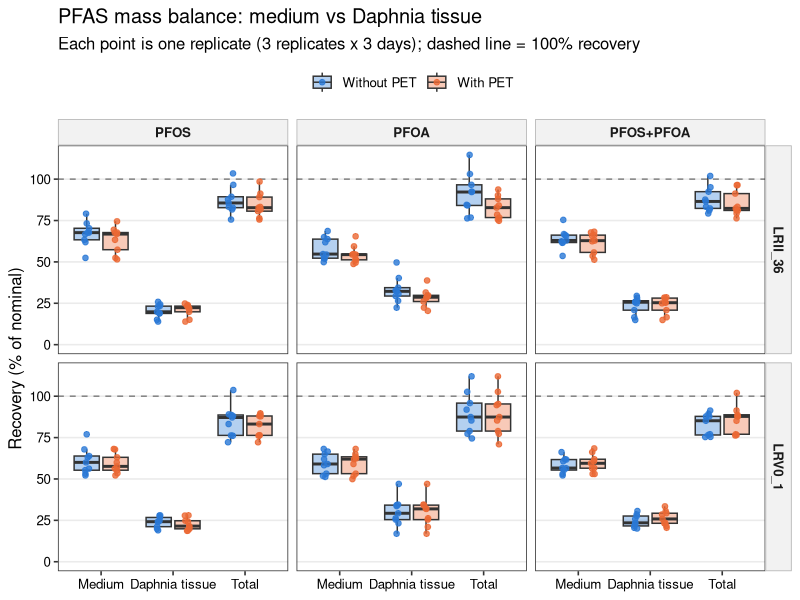
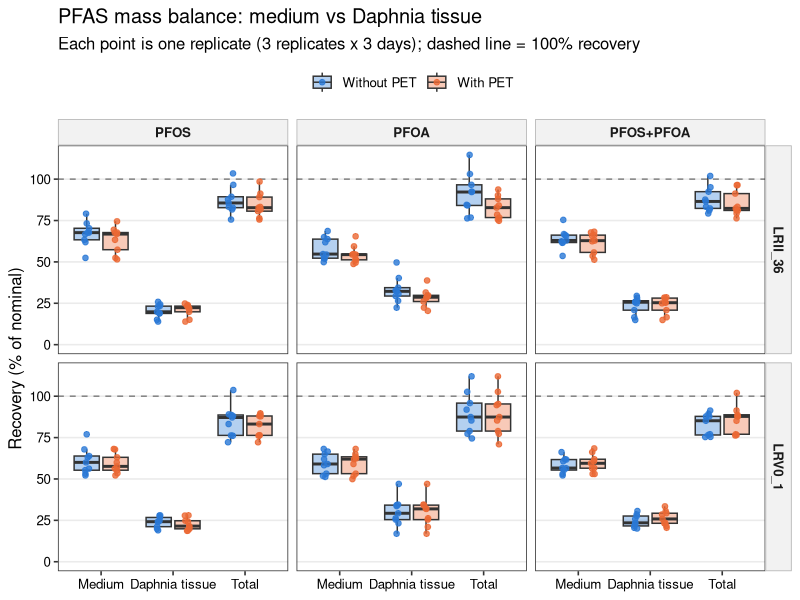
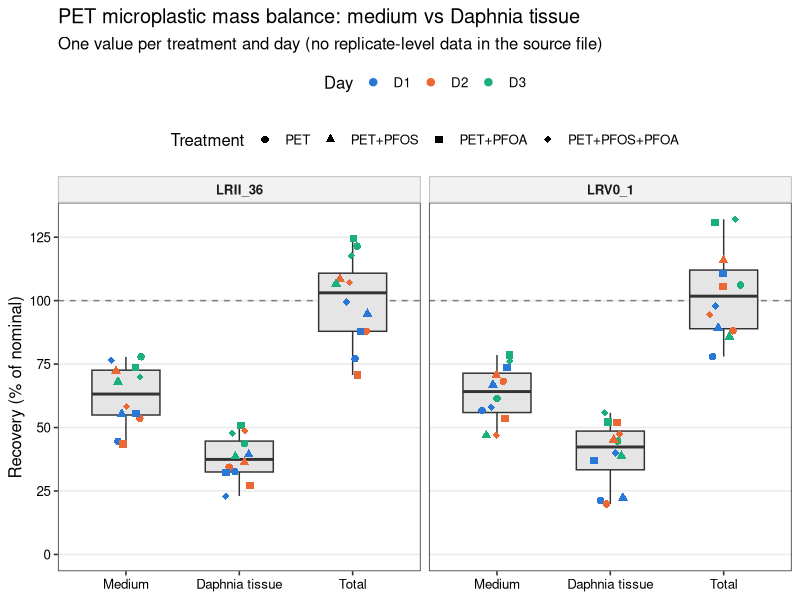
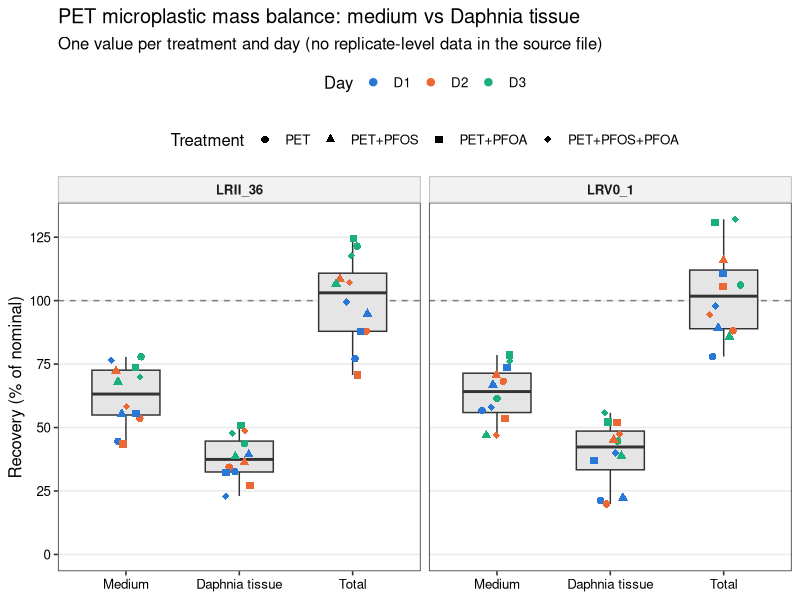
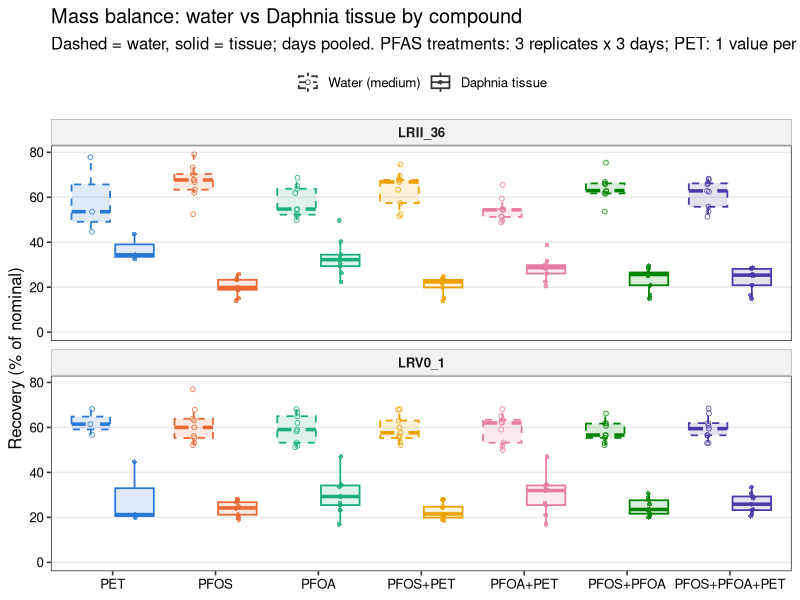
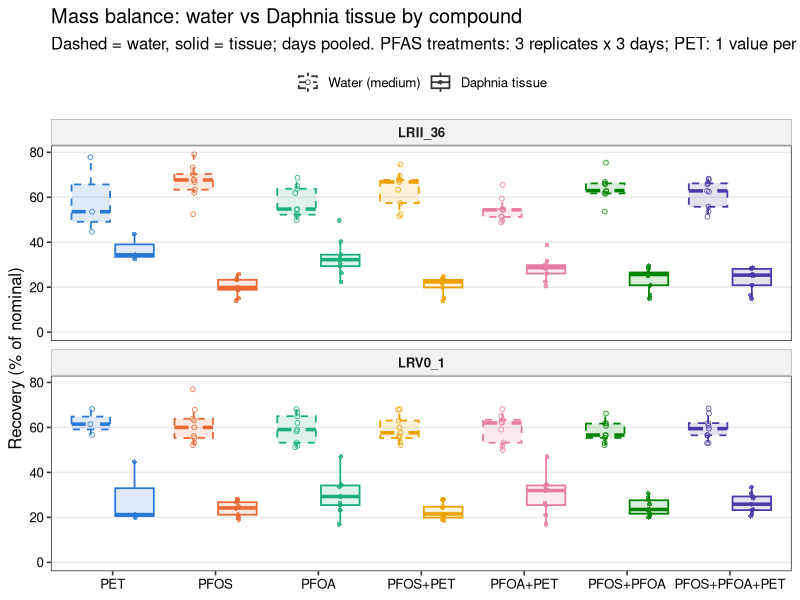
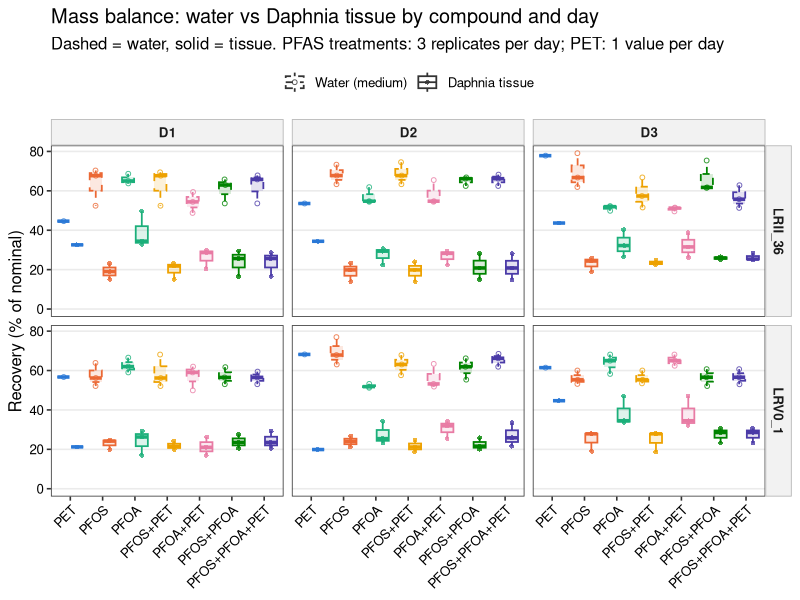
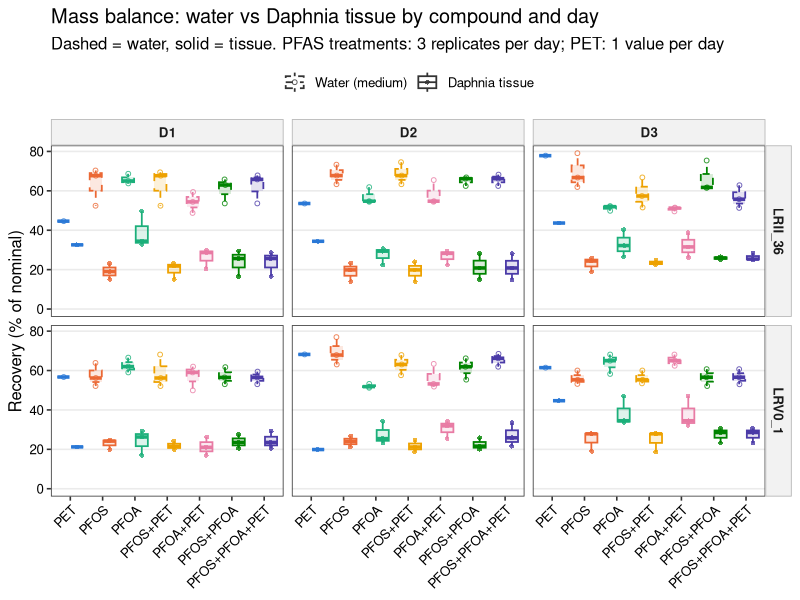

Source code (R) for these figures, in order:
# Mass balance and removal efficiency: tidy the raw data, cross-check the
# condensed supplementary tables, and draw box plots.
#
# Inputs (repo root):
#   Mass Balance individual data points_PFAS_final.xlsx   PFAS + MP recovery (% of nominal)
#   As_massbalance.xlsx                                    Arsenic in water and Daphnia tissue
#   Abdullahi_etal_Table S2- individual chemicals raw.xlsx Final water concentrations
#   Abdullahi_etal_Table S3- individual chemicals removal efficiency.xlsx
#
# Outputs: mass_balance/output/*.csv and mass_balance/output/figures/*.{pdf,png}
#
# Run from the repo root:  Rscript mass_balance/mass_balance_plots.R

library(readxl)
library(dplyr)
library(tidyr)
library(ggplot2)

out_dir <- file.path("mass_balance", "output")
fig_dir <- file.path(out_dir, "figures")
dir.create(fig_dir, recursive = TRUE, showWarnings = FALSE)

day_cols  <- c(D1 = "#2a78d6", D2 = "#eb6834", D3 = "#1baf7a")
pair_cols <- c("#2a78d6", "#eb6834")

# Arsenic tissue values are concentrations in the digested Daphnia samples
# (ug/L of digest; the "ng/L" header in As_massbalance.xlsx is wrong).
# Daphnia were not weighed, so no per-mass unit is possible.
tissue_unit <- "\u00b5g/L in digest"
# Recalled by the experimenter, not recorded in the data files: used only to
# add per-sample and per-individual columns to the matched arsenic table.
digest_volume_L    <- 0.001  # 1 mL digest
daphnia_per_sample <- 10

theme_mb <- theme_bw(base_size = 12) +
  theme(panel.grid.minor = element_blank(),
        panel.grid.major.x = element_blank(),
        strip.background = element_rect(fill = "grey95", colour = "grey70"),
        strip.text = element_text(face = "bold"),
        axis.text = element_text(colour = "black"),
        legend.position = "top")

save_fig <- function(p, name, w, h) {
  ggsave(file.path(fig_dir, paste0(name, ".pdf")), p, width = w, height = h)
  ggsave(file.path(fig_dir, paste0(name, ".png")), p, width = w, height = h, dpi = 300)
}

# ---------------------------------------------------------------------------
# 1. PFAS mass balance (individual replicates)
# ---------------------------------------------------------------------------
# Each block is a header row followed by 3 days x 3 replicates.
# Column groups: A-D (PFOS), G-J (PFOA), M-P (PFOS+PFOA); label, Medium, Tissue, Sum.
pfas_raw <- read_excel("Mass Balance individual data points_PFAS_final.xlsx",
                       sheet = "PFAS", col_names = FALSE, range = "A1:P43",
                       .name_repair = "minimal")

pfas_blocks <- expand.grid(header_row = c(2, 13, 24, 34), first_col = c(1, 7, 13))

pfas <- bind_rows(lapply(seq_len(nrow(pfas_blocks)), function(i) {
  hr <- pfas_blocks$header_row[i]
  fc <- pfas_blocks$first_col[i]
  label <- as.character(pfas_raw[[fc]][hr])
  rows <- hr + 1:9
  tibble(
    block     = label,
    Day       = rep(c("D1", "D2", "D3"), each = 3),
    Replicate = rep(1:3, times = 3),
    Medium    = as.numeric(pfas_raw[[fc + 1]][rows]),
    Daphnia   = as.numeric(pfas_raw[[fc + 2]][rows])
  )
})) %>%
  mutate(
    Total    = Medium + Daphnia,
    PET      = ifelse(grepl("PET", block), "With PET", "Without PET"),
    Exposure = sub("_.*$", "", gsub("\\+PET", "", block)),
    Exposure = factor(Exposure, levels = c("PFOS", "PFOA", "PFOS+PFOA")),
    Genotype = ifelse(grepl("LRV", block), "LRV0_1", "LRII_36"),
    PET      = factor(PET, levels = c("Without PET", "With PET"))
  ) %>%
  select(Genotype, Exposure, PET, Day, Replicate, Medium, Daphnia, Total, block)

write.csv(pfas, file.path(out_dir, "pfas_mass_balance_tidy.csv"), row.names = FALSE)

pfas_long <- pfas %>%
  pivot_longer(c(Medium, Daphnia, Total), names_to = "Compartment", values_to = "Recovery") %>%
  mutate(Compartment = factor(Compartment, levels = c("Medium", "Daphnia", "Total"),
                              labels = c("Medium", "Daphnia tissue", "Total")))

p_pfas <- ggplot(pfas_long, aes(Compartment, Recovery, fill = PET)) +
  geom_hline(yintercept = 100, linetype = "dashed", colour = "grey50") +
  geom_boxplot(outlier.shape = NA, alpha = 0.35, width = 0.7,
               position = position_dodge(width = 0.8)) +
  geom_point(aes(colour = PET), size = 1.6, alpha = 0.8,
             position = position_jitterdodge(jitter.width = 0.15, dodge.width = 0.8, seed = 1)) +
  facet_grid(Genotype ~ Exposure) +
  scale_fill_manual(values = pair_cols, name = NULL) +
  scale_colour_manual(values = pair_cols, name = NULL) +
  scale_y_continuous(limits = c(0, NA), breaks = seq(0, 125, 25)) +
  labs(x = NULL, y = "Recovery (% of nominal)",
       title = "PFAS mass balance: medium vs Daphnia tissue",
       subtitle = "Each point is one replicate (3 replicates x 3 days); dashed line = 100% recovery") +
  theme_mb
save_fig(p_pfas, "Fig_PFAS_mass_balance_boxplot", 10, 7)

# ---------------------------------------------------------------------------
# 2. Microplastic (PET) mass balance: only one value per day per treatment
# ---------------------------------------------------------------------------
mp_raw <- read_excel("Mass Balance individual data points_PFAS_final.xlsx",
                     sheet = "MPs", col_names = FALSE, range = "A1:X20",
                     .name_repair = "minimal")

mp_blocks <- expand.grid(title_row = c(2, 8), first_col = c(2, 8, 14, 20))
mp_treat  <- c(`2` = "PET", `8` = "PET+PFOS", `14` = "PET+PFOA", `20` = "PET+PFOS+PFOA")

mp <- bind_rows(lapply(seq_len(nrow(mp_blocks)), function(i) {
  tr <- mp_blocks$title_row[i]
  fc <- mp_blocks$first_col[i]
  rows <- tr + 2:4
  tibble(
    Genotype  = ifelse(tr == 2, "LRII_36", "LRV0_1"),
    Treatment = mp_treat[[as.character(fc)]],
    Day       = c("D1", "D2", "D3"),
    Medium    = as.numeric(mp_raw[[fc + 1]][rows]),
    Daphnia   = as.numeric(mp_raw[[fc + 2]][rows])
  )
})) %>%
  mutate(Total = Medium + Daphnia,
         Treatment = factor(Treatment, levels = mp_treat))

write.csv(mp, file.path(out_dir, "mp_mass_balance_tidy.csv"), row.names = FALSE)

mp_long <- mp %>%
  pivot_longer(c(Medium, Daphnia, Total), names_to = "Compartment", values_to = "Recovery") %>%
  mutate(Compartment = factor(Compartment, levels = c("Medium", "Daphnia", "Total"),
                              labels = c("Medium", "Daphnia tissue", "Total")))

p_mp <- ggplot(mp_long, aes(Compartment, Recovery)) +
  geom_hline(yintercept = 100, linetype = "dashed", colour = "grey50") +
  geom_boxplot(outlier.shape = NA, fill = "grey90", width = 0.6) +
  geom_point(aes(colour = Day, shape = Treatment), size = 2.2,
             position = position_jitter(width = 0.15, seed = 1)) +
  facet_wrap(~ Genotype) +
  scale_colour_manual(values = day_cols) +
  scale_shape_manual(values = c(16, 17, 15, 18)) +
  scale_y_continuous(limits = c(0, NA), breaks = seq(0, 125, 25)) +
  labs(x = NULL, y = "Recovery (% of nominal)",
       title = "PET microplastic mass balance: medium vs Daphnia tissue",
       subtitle = "One value per treatment and day (no replicate-level data in the source file)") +
  theme_mb + theme(legend.box = "vertical")
save_fig(p_mp, "Fig_MP_mass_balance_boxplot", 9, 6)

# ---------------------------------------------------------------------------
# 2b. Combined mass balance: water (dashed) and tissue (solid) in one panel,
#     one colour per compound. PFAS treatments are PFAS recovery (3 replicates
#     x 3 days); PET alone is PET recovery (one value per day).
# ---------------------------------------------------------------------------
compound_levels <- c("PET", "PFOS", "PFOA", "PFOS+PET", "PFOA+PET", "PFOS+PFOA", "PFOS+PFOA+PET")
compound_cols <- setNames(c("#2a78d6", "#eb6834", "#1baf7a", "#eda100",
                            "#e87ba4", "#008300", "#4a3aa7"), compound_levels)

combined <- bind_rows(
  pfas %>% transmute(Genotype, Day, Replicate,
                     Compound = ifelse(PET == "With PET", paste0(Exposure, "+PET"),
                                       as.character(Exposure)),
                     Medium, Daphnia),
  mp %>% filter(Treatment == "PET") %>%
    transmute(Genotype, Day, Replicate = 1L, Compound = "PET", Medium, Daphnia)
) %>%
  pivot_longer(c(Medium, Daphnia), names_to = "Compartment", values_to = "Recovery") %>%
  mutate(Compound = factor(Compound, levels = compound_levels),
         Compartment = factor(Compartment, levels = c("Medium", "Daphnia"),
                              labels = c("Water (medium)", "Daphnia tissue")))

write.csv(combined, file.path(out_dir, "mass_balance_water_tissue_combined.csv"), row.names = FALSE)

p_combined <- ggplot(combined, aes(Compound, Recovery,
                                   colour = Compound, fill = Compound,
                                   linetype = Compartment,
                                   group = interaction(Compound, Compartment))) +
  geom_boxplot(outlier.shape = NA, alpha = 0.15, linewidth = 0.6, width = 0.75,
               position = position_dodge(width = 0.85)) +
  geom_point(aes(shape = Compartment), size = 1.3, alpha = 0.8,
             position = position_jitterdodge(jitter.width = 0.15, dodge.width = 0.85, seed = 1)) +
  facet_wrap(~ Genotype, ncol = 1) +
  scale_colour_manual(values = compound_cols, guide = "none") +
  scale_fill_manual(values = compound_cols, guide = "none") +
  scale_linetype_manual(values = c("Water (medium)" = "dashed", "Daphnia tissue" = "solid"),
                        name = NULL) +
  scale_shape_manual(values = c("Water (medium)" = 1, "Daphnia tissue" = 16), name = NULL) +
  scale_y_continuous(limits = c(0, NA), breaks = seq(0, 100, 20)) +
  guides(linetype = guide_legend(override.aes = list(colour = "grey20", fill = NA))) +
  labs(x = NULL, y = "Recovery (% of nominal)",
       title = "Mass balance: water vs Daphnia tissue by compound",
       subtitle = "Dashed = water, solid = tissue; days pooled. PFAS treatments: 3 replicates x 3 days; PET: 1 value per day") +
  theme_mb
save_fig(p_combined, "Fig_mass_balance_water_tissue_combined", 11, 7.5)

# Same plot split by day: 3 replicates per PFAS box, a single value for PET.
p_combined_day <- p_combined +
  facet_grid(Genotype ~ Day) +
  labs(title = "Mass balance: water vs Daphnia tissue by compound and day",
       subtitle = "Dashed = water, solid = tissue. PFAS treatments: 3 replicates per day; PET: 1 value per day") +
  theme(axis.text.x = element_text(angle = 45, hjust = 1))
save_fig(p_combined_day, "Fig_mass_balance_water_tissue_by_day", 15, 8)

# Bar plot versions: mean +/- SD with individual values overlaid.
# PET by day has a single value, so it has no error bar.
summarise_recovery <- function(d, ...) {
  d %>%
    group_by(Genotype, Compound, Compartment, ...) %>%
    summarise(n = n(), Mean = mean(Recovery),
              SD = if (n() > 1) sd(Recovery) else NA_real_, .groups = "drop")
}

bar_plot <- function(summary_df, points_df, title, subtitle) {
  dodge <- position_dodge(width = 0.85)
  ggplot(summary_df, aes(Compound, Mean, fill = Compound, colour = Compound,
                         linetype = Compartment, alpha = Compartment,
                         group = interaction(Compound, Compartment))) +
    geom_col(position = dodge, width = 0.8, linewidth = 0.6) +
    geom_errorbar(aes(ymin = Mean - SD, ymax = Mean + SD), position = dodge,
                  width = 0.25, linewidth = 0.5, linetype = "solid", alpha = 1,
                  colour = "grey20", na.rm = TRUE) +
    geom_point(data = points_df,
               aes(x = Compound, y = Recovery, shape = Compartment,
                   group = interaction(Compound, Compartment)),
               inherit.aes = FALSE, colour = "grey25", size = 0.9, alpha = 0.6,
               position = position_jitterdodge(jitter.width = 0.12, dodge.width = 0.85, seed = 1),
               show.legend = FALSE) +
    scale_fill_manual(values = compound_cols, guide = "none") +
    scale_colour_manual(values = compound_cols, guide = "none") +
    scale_shape_manual(values = c(16, 16), guide = "none") +
    scale_alpha_manual(values = c("Water (medium)" = 0.3, "Daphnia tissue" = 0.85), name = NULL) +
    scale_linetype_manual(values = c("Water (medium)" = "dashed", "Daphnia tissue" = "solid"),
                          name = NULL) +
    scale_y_continuous(limits = c(0, NA), breaks = seq(0, 100, 20), expand = expansion(mult = c(0, 0.05))) +
    guides(linetype = guide_legend(override.aes = list(colour = "grey20", fill = "grey60",
                                                       alpha = c(0.3, 0.85))),
           alpha = "none") +
    labs(x = NULL, y = "Recovery (% of nominal; bars = mean, error bars = SD)", title = title, subtitle = subtitle) +
    theme_mb
}

combined_mean <- summarise_recovery(combined)
combined_mean_day <- summarise_recovery(combined, Day)
write.csv(combined_mean, file.path(out_dir, "mass_balance_water_tissue_mean_sd.csv"), row.names = FALSE)
write.csv(combined_mean_day, file.path(out_dir, "mass_balance_water_tissue_mean_sd_by_day.csv"), row.names = FALSE)

p_bar <- bar_plot(combined_mean, combined,
                  "Mass balance: water vs Daphnia tissue by compound",
                  "Bars = mean, error bars = SD; dashed = water, solid = tissue; days pooled. PFAS: n = 9 (3 replicates x 3 days); PET: n = 3 (1 per day)") +
  facet_wrap(~ Genotype, ncol = 1)
save_fig(p_bar, "Fig_mass_balance_water_tissue_barplot", 11, 7.5)

p_bar_day <- bar_plot(combined_mean_day, combined,
                      "Mass balance: water vs Daphnia tissue by compound and day",
                      "Bars = mean, error bars = SD; dashed = water, solid = tissue. PFAS: n = 3 per day; PET: n = 1 per day (no error bar)") +
  facet_grid(Genotype ~ Day) +
  theme(axis.text.x = element_text(angle = 45, hjust = 1))
save_fig(p_bar_day, "Fig_mass_balance_water_tissue_barplot_by_day", 15, 8)

# ---------------------------------------------------------------------------
# 3. Removal efficiency of individual chemicals (recomputed from Table S2 raw)
# ---------------------------------------------------------------------------
chem_raw <- read_excel("Abdullahi_etal_Table S2- individual chemicals raw.xlsx",
                       sheet = "individual chemicals")
names(chem_raw) <- c("Genotype", "Replicate", "Day", "PFOS", "Diclofenac", "Atrazine", "Arsenic")

chem_long <- chem_raw %>%
  pivot_longer(PFOS:Arsenic, names_to = "Chemical", values_to = "Conc")

# Initial concentration = mean of the no-Daphnia controls on the same day
# (this reproduces the IC column of Table S3).
ic <- chem_long %>%
  filter(Genotype == "Control") %>%
  group_by(Chemical, Day) %>%
  summarise(IC = mean(Conc), .groups = "drop")

removal <- chem_long %>%
  filter(Genotype != "Control") %>%
  left_join(ic, by = c("Chemical", "Day")) %>%
  mutate(RE = (IC - Conc) / IC * 100,
         Chemical = factor(Chemical, levels = c("PFOS", "Diclofenac", "Atrazine", "Arsenic")))

write.csv(removal, file.path(out_dir, "removal_efficiency_recomputed.csv"), row.names = FALSE)

# Compare with the published Table S3
s3_raw <- read_excel("Abdullahi_etal_Table S3- individual chemicals removal efficiency.xlsx",
                     col_names = FALSE, skip = 3, .name_repair = "minimal")
s3 <- s3_raw[, 1:15]
names(s3) <- c("Genotype", "Replicate", "Day",
               paste(rep(c("PFOS", "Diclofenac", "Atrazine", "Arsenic"), each = 3),
                     c("IC", "FC", "RE"), sep = "_"))
s3_long <- s3 %>%
  filter(!is.na(Genotype)) %>%
  mutate(across(-c(Genotype, Day), as.numeric)) %>%
  pivot_longer(-c(Genotype, Replicate, Day),
               names_to = c("Chemical", ".value"), names_sep = "_")

s3_check <- removal %>%
  mutate(Chemical = as.character(Chemical)) %>%
  full_join(s3_long, by = c("Genotype", "Replicate", "Day", "Chemical"),
            suffix = c("_raw", "_S3")) %>%
  mutate(status = case_when(
    is.na(FC)                          ~ "missing from Table S3",
    is.na(Conc)                        ~ "missing from raw Table S2",
    abs(Conc - FC) > 0.005             ~ "final concentration differs",
    abs(RE_raw - RE_S3) > 0.5          ~ "RE differs",
    TRUE                               ~ "ok")) %>%
  arrange(status != "ok", Chemical, Genotype, Day, Replicate)

write.csv(s3_check, file.path(out_dir, "check_TableS3_vs_raw.csv"), row.names = FALSE)

p_re <- ggplot(removal, aes(Genotype, RE)) +
  geom_hline(yintercept = 0, colour = "grey60") +
  geom_boxplot(outlier.shape = NA, fill = "grey90", width = 0.6) +
  geom_point(aes(colour = Day), size = 2, position = position_jitter(width = 0.15, seed = 1)) +
  facet_wrap(~ Chemical, nrow = 1) +
  scale_colour_manual(values = day_cols) +
  scale_y_continuous(limits = c(0, 100), breaks = seq(0, 100, 20)) +
  labs(x = NULL, y = "Removal efficiency (%)",
       title = "Removal of individual chemicals from water by Daphnia genotype",
       subtitle = "RE = (control - exposed) / control x 100; 2 replicates x 3 days per genotype") +
  theme_mb + theme(axis.text.x = element_text(angle = 45, hjust = 1))
save_fig(p_re, "Fig_removal_efficiency_boxplot", 11, 5)

# ---------------------------------------------------------------------------
# 4. Arsenic: match water and tissue by genotype, day and replicate
# ---------------------------------------------------------------------------
as_water <- read_excel("As_massbalance.xlsx", sheet = "water")
# The Treatment and Day headers are swapped in the source sheet.
names(as_water) <- c("Replicate", "Genotype", "Day", "Treatment", "Water_ugL")
# DM1900 D1 and D3 have both rows labelled replicate 1; the second row is
# replicate 2 (confirmed against Table S2 raw).
as_water <- as_water %>%
  group_by(Genotype, Day, Treatment) %>%
  mutate(Replicate = row_number()) %>%
  ungroup()

as_tissue <- read_excel("As_massbalance.xlsx", sheet = "tissue")
names(as_tissue) <- c("Replicate", "Genotype", "Day", "Treatment", "Tissue")

as_ic <- as_water %>%
  filter(Genotype == "CONTROL") %>%
  group_by(Day) %>%
  summarise(IC = mean(Water_ugL), .groups = "drop")

as_matched <- as_tissue %>%
  filter(Treatment == "ARSENIC") %>%
  select(Genotype, Day, Replicate, Tissue) %>%
  left_join(as_tissue %>% filter(Treatment == "CONTROL") %>%
              select(Genotype, Day, Replicate, Tissue_control = Tissue),
            by = c("Genotype", "Day", "Replicate")) %>%
  left_join(as_water %>% filter(Genotype != "CONTROL") %>%
              select(Genotype, Day, Replicate, Water_ugL),
            by = c("Genotype", "Day", "Replicate")) %>%
  left_join(as_ic, by = "Day") %>%
  mutate(Water_RE = (IC - Water_ugL) / IC * 100,
         Tissue_ng_per_sample = Tissue * digest_volume_L * 1000,
         Tissue_pg_per_daphnia = Tissue_ng_per_sample / daphnia_per_sample * 1000) %>%
  arrange(Genotype, Day, Replicate)

write.csv(as_matched, file.path(out_dir, "arsenic_water_tissue_matched.csv"), row.names = FALSE)

as_long <- bind_rows(
  as_matched %>% transmute(Genotype, Day, Replicate, Panel = "Removal from water (%)", Value = Water_RE),
  as_tissue %>% transmute(Genotype, Day, Replicate,
                          Panel = paste0("Arsenic in Daphnia tissue (", tissue_unit, ")"),
                          Treatment = ifelse(Treatment == "ARSENIC", "Arsenic-exposed", "Control"),
                          Value = Tissue)
) %>%
  mutate(Treatment = factor(coalesce(Treatment, "Arsenic-exposed"),
                            levels = c("Arsenic-exposed", "Control")),
         Panel = factor(Panel, levels = c("Removal from water (%)",
                                         paste0("Arsenic in Daphnia tissue (", tissue_unit, ")"))))

p_as <- ggplot(as_long, aes(Genotype, Value, fill = Treatment)) +
  geom_boxplot(outlier.shape = NA, alpha = 0.35, width = 0.7,
               position = position_dodge(width = 0.8)) +
  geom_point(aes(colour = Treatment), size = 1.8,
             position = position_jitterdodge(jitter.width = 0.15, dodge.width = 0.8, seed = 1)) +
  facet_wrap(~ Panel, scales = "free_y") +
  scale_fill_manual(values = pair_cols, name = NULL) +
  scale_colour_manual(values = pair_cols, name = NULL) +
  expand_limits(y = 0) +
  labs(x = NULL, y = NULL,
       title = "Arsenic: removal from water and accumulation in Daphnia tissue",
       subtitle = "2 replicates x 3 days per genotype") +
  theme_mb
save_fig(p_as, "Fig_arsenic_water_tissue_boxplot", 10, 5)

rho <- cor.test(as_matched$Water_RE, as_matched$Tissue, method = "spearman", exact = FALSE)

p_as_scatter <- ggplot(as_matched, aes(Tissue, Water_RE)) +
  geom_point(aes(colour = Day, shape = Genotype), size = 2.6) +
  scale_colour_manual(values = day_cols) +
  scale_shape_manual(values = c(16, 17, 15, 18)) +
  labs(x = paste0("Arsenic in Daphnia tissue (", tissue_unit, ")"), y = "Arsenic removal from water (%)",
       title = "Arsenic: water removal vs tissue concentration (matched replicates)",
       subtitle = sprintf("Spearman rho = %.2f, p = %.2f, n = %d",
                          rho$estimate, rho$p.value, nrow(as_matched))) +
  theme_mb + theme(panel.grid.major.x = element_line(colour = "grey92"),
                   legend.position = "right")
save_fig(p_as_scatter, "Fig_arsenic_water_vs_tissue_scatter", 7, 5.5)

# ---------------------------------------------------------------------------
# 5. Data checks
# ---------------------------------------------------------------------------
# PET blocks that reuse replicates from the matching non-PET block
dup_check <- pfas %>%
  filter(PET == "With PET") %>%
  inner_join(pfas %>% filter(PET == "Without PET"),
             by = c("Genotype", "Exposure", "Day", "Medium", "Daphnia"),
             suffix = c("_PET", "_noPET")) %>%
  select(Genotype, Exposure, Day, Replicate_PET, Replicate_noPET, Medium, Daphnia)
write.csv(dup_check, file.path(out_dir, "check_PET_blocks_duplicating_noPET.csv"), row.names = FALSE)

cat("\nTable S3 vs raw Table S2:\n"); print(table(s3_check$status))
cat("\nPET replicates identical to a non-PET replicate:", nrow(dup_check), "of",
    sum(pfas$PET == "With PET"), "\n")
cat("\nArsenic water vs tissue: Spearman rho =", round(rho$estimate, 2),
    "p =", signif(rho$p.value, 2), "\n")
